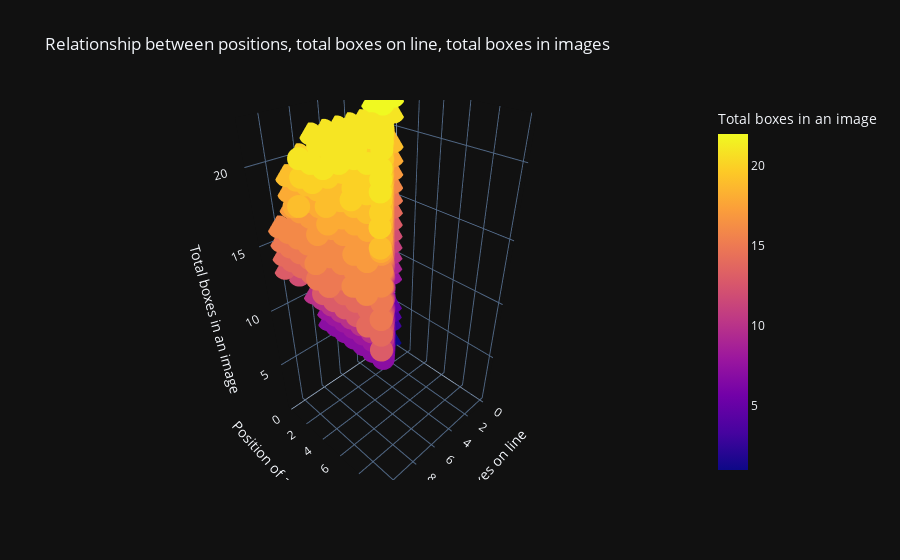

Source (notebook cell):
### Code cell
fig = px.scatter_3d(df, x='NumBoxInLine', y='PosBoxOnLine', z='count', color = 'count', template= 'plotly_dark',
                    title = 'Relationship between positions, total boxes on line, total boxes in images ', labels={
                     "NumBoxInLine": "Total boxes on line",
                     "PosBoxOnLine": "Position of a box on line",
                     "count": "Total boxes in an image" }  )
fig.show()

### Figure 1 — Plotly figure (JSON) as saved in the notebook; plotly's stock layout.template omitted (floating-point values rounded to 4 significant figures; data arrays with more than 128 entries replaced by an {"elided": "..."} marker saying what was removed)
{"data": [{"hovertemplate": "Total boxes on line=%{x}<br>Position of a box on line=%{y}<br>Total boxes in an image=%{marker.color}<extra></extra>", "legendgroup": "", "marker": {"color": {"elided": "17198 int values"}, "coloraxis": "coloraxis", "symbol": "circle"}, "mode": "markers", "name": "", "scene": "scene", "showlegend": false, "type": "scatter3d", "x": {"elided": "17198 int values"}, "y": {"elided": "17198 int values"}, "z": {"elided": "17198 int values"}}], "layout": {"coloraxis": {"colorbar": {"title": {"text": "Total boxes in an image"}}, "colorscale": [[0, "#0d0887"], [0.1111, "#46039f"], [0.2222, "#7201a8"], [0.3333, "#9c179e"], [0.4444, "#bd3786"], [0.5556, "#d8576b"], [0.6667, "#ed7953"], [0.7778, "#fb9f3a"], [0.8889, "#fdca26"], [1, "#f0f921"]]}, "legend": {"tracegroupgap": 0}, "scene": {"domain": {"x": [0, 1], "y": [0, 1]}, "xaxis": {"title": {"text": "Total boxes on line"}}, "yaxis": {"title": {"text": "Position of a box on line"}}, "zaxis": {"title": {"text": "Total boxes in an image"}}}, "title": {"text": "Relationship between positions, total boxes on line, total boxes in images "}}}
